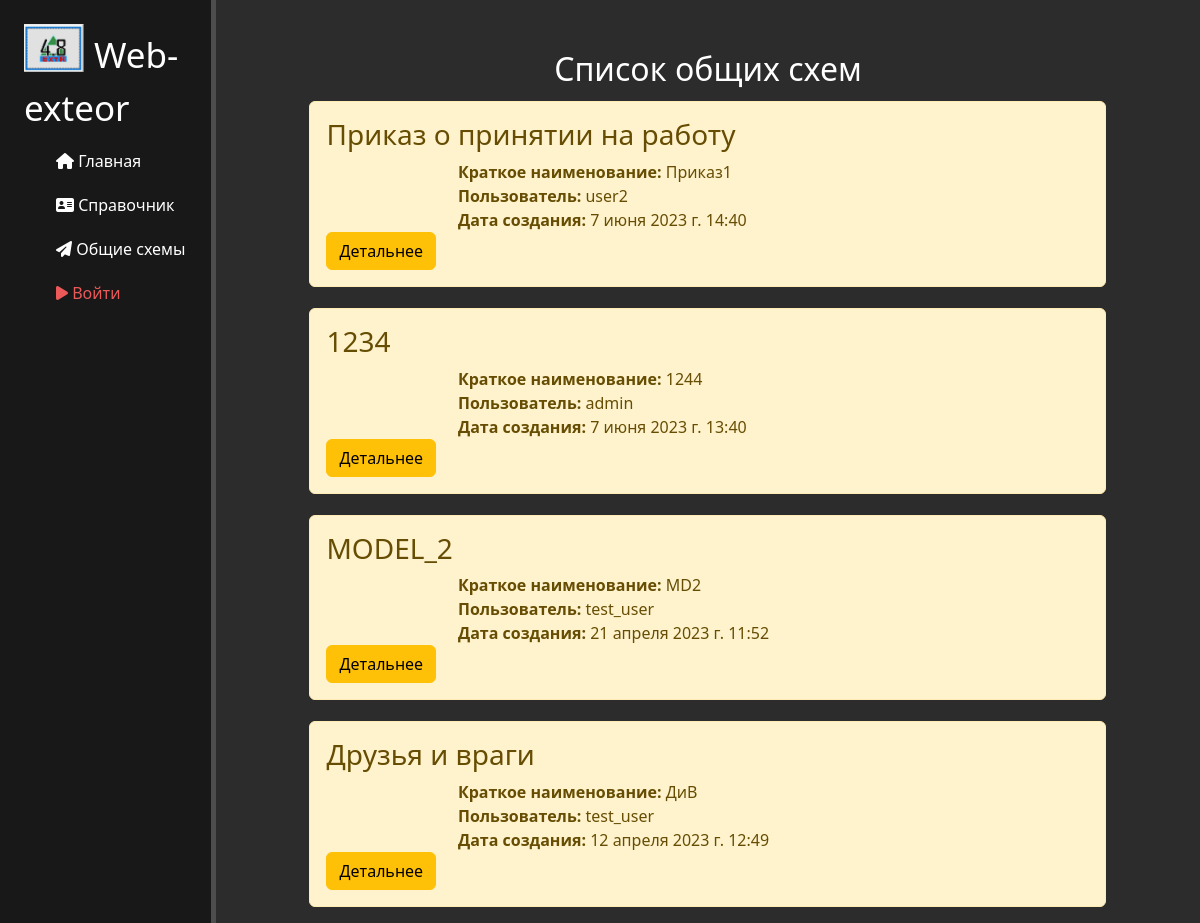
The page /exteor/schemas-common on the database as committed earlier.
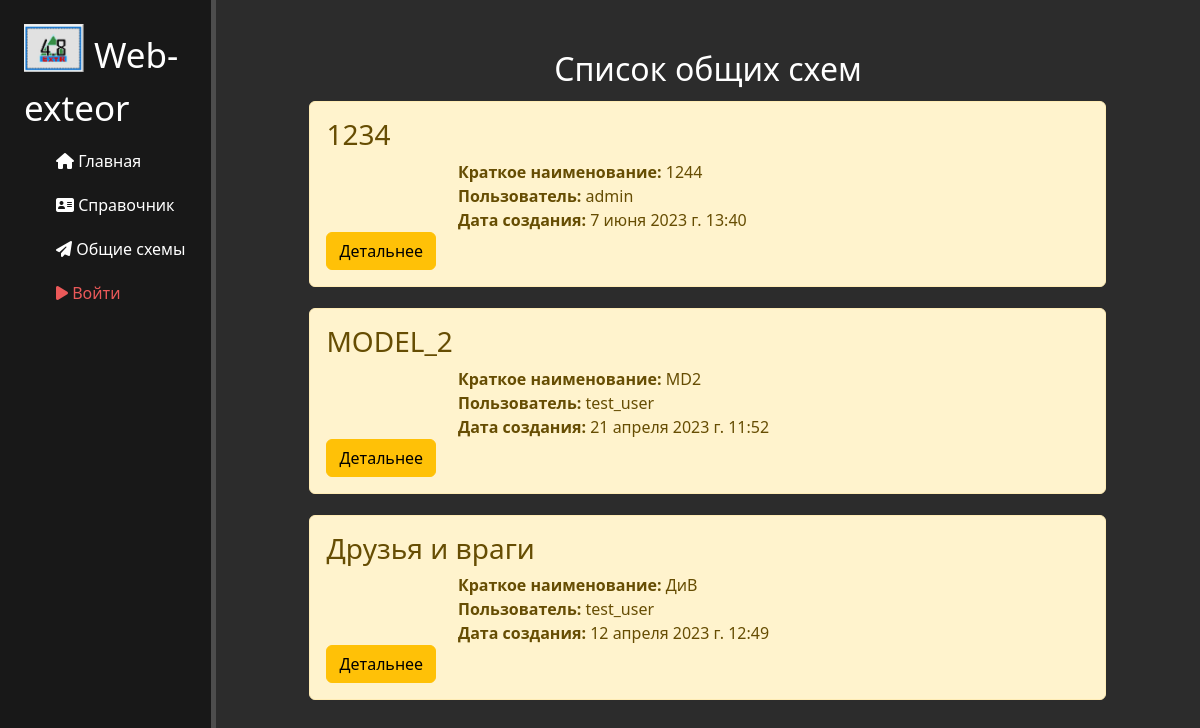
The same page on the database as committed later.
### exteor/models.py (models this page shows, shortened)
class Exteors(models.Model):
    name = models.CharField('Пользователь', max_length=50)
    common = models.BooleanField('Общая', default=False)
    schema = models.CharField('Название', max_length=200)
    alias = models.CharField('Краткое название', blank=True, max_length=50)
    date_create = models.DateTimeField('Дата создания', auto_now_add=True)
    date_update = models.DateTimeField('Дата изменения', auto_now=True)
    json_file = models.JSONField('Схема', null=True)
    class Meta:
        verbose_name = 'Схема'
        verbose_name_plural = 'Схемы'
        unique_together = ('name', 'schema')

### exteor/views.py (the view)
# urls.py: path('schemas-common', views.schemas_home_common, name='exteor-schemas-common'),
def schemas_home_common(request):
    schemas = Exteors.objects.filter(common=True).order_by('-date_update', 'schema')
    return render(request, 'exteor/schemas-home-common.html', {'schemas': schemas})

### exteor/templates/exteor/schemas-home-common.html (shortened to what this page needs)
{% extends 'main/layout.html' %}
{% block content %}
    <div class="features">
        <h2>Список общих схем</h1>
        {% if schemas %}
            {% for i in schemas %}
            <div class = "alert alert-warning">
                <h3>{{i.schema}}</h3>
                <p><b>Краткое наименование:</b> {{i.alias}}</p>
                <p><b>Пользователь:</b> {{i.name}}</p>
                <p><b>Дата создания:</b> {{i.date_create}}</p>
                <a href="{% url 'schema-detail-common' i.id %}" class = 'btn btn-warning'>Детальнее</a>
            </div>
            {% endfor %}
        {% else %}
            <p>У вас нет записей!</p>
        {% endif %}
    </div>
{% endblock %}

### main/templates/main/layout.html (shortened to what this page needs)
{% load static %}
<!doctype html>
<html lang="en">
<head>
    <link rel="stylesheet" href="https://cdn.jsdelivr.net/npm/bootstrap@5.2.2/dist/css/bootstrap.min.css">
    <link rel="stylesheet" href="{% static 'main/css/main.css' %}">
    <link rel="stylesheet" href="https://use.fontawesome.com/releases/v6.2.0/css/all.css">
</head>
<body>
    <div class = even_h>
        <aside>
        <img src="{% static 'main/img/ext_logo.png' %}" alt="Logo">
        <span class="logo">Web-exteor</span>
        <ul>
            <a href="{% url 'home' %}"><li><i class="fas fa-home"></i> Главная</li></a>
            <a href="{% url 'directory' %}"><li><i class="fas fa-address-card"></i> Справочник</li></a>
            <a href="{% url 'exteor-schemas-common' %}"><li><i class="fas fa-paper-plane"></i> Общие схемы </li></a>
            {% if user.is_authenticated %}
                <a href="{% url 'schema-create' %}"><li><button class="btn btn-info"><i class="fas fa-plus-circle"></i> Добавить схему</button></li></a>
                <li><i class="fa-sharp fa-solid fa-user"></i> {{ user.get_username }}</li>
                <li><a href="{% url 'logout'%}?next={{request.path}}"><i class="fa-sharp fa-solid fa-circle-xmark"></i> Выход</a></li>
            {% else %}
                <li><a href="{% url 'login'%}?next={{request.path}}"><i class="fa-sharp fa-solid fa-play"></i> Войти</a></li>
            {% endif %}
        </ul>
        </aside>
        <main>
        {% block content %}
        {% endblock %}
        </main>
    </div>
</body>
</html>

### main/static/main/css/main.css (style rules this page uses)
body { background: #2c2c2c; }
.even_h { display: flex; min-height: 100vh; }
aside { float: left; background: #181818; width: 18%; padding: 2% 1% 2% 2%; color: #fff; border-right: 5px solid #4d4d4d }
aside img { width: 60px; float: left }
aside .logo { font-size: 35px; margin-left:10px; position: relative; top: 5px; }
aside ul { list-style: none; }
aside ul li { color: #fff; display: black; margin-top: 20px; transition: transform .6s ease; }
aside ul li:hover, aside ul a:hover, aside ul a:visited, aside ul a:link { text-decoration: none; color: #eb5959; transform: scale(1.05); }
aside .user ul li:hover, aside ul a:hover, aside ul a:visited, aside ul a:link { text-decoration: none; color: #eb5959; transform: scale(1.05); }
main { width: 82%; }
main .features { float: left; color: #fff; margin-top: 50px; text-align: center; width: 90%; margin-left: 5%; }
main .features p { max-width: 500px; margin: 0px auto }
.alert-warning { float: left; clear: both; width: 90%; margin-left: 5%; margin-top: 5px; text-align: left; }

Rows that differ between the two databases and show on the page:
removed Exteors: schema "Приказ о принятии на работу", alias "Приказ1", name "user2", date_create "7 июня 2023 г. 14:40"
